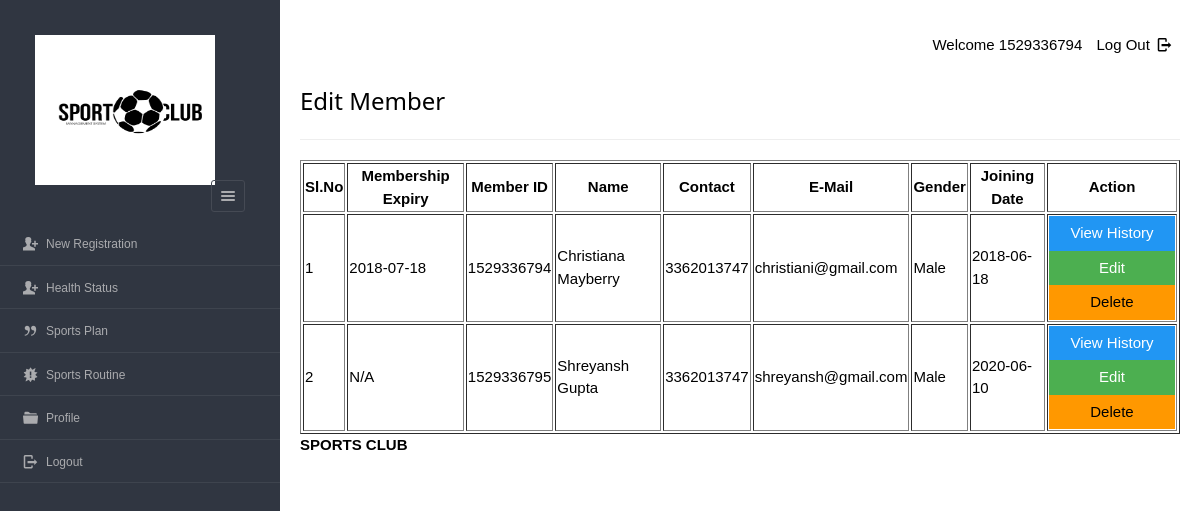
Page /dashboard/user/view_mem.php (signed in) on the earlier database version.
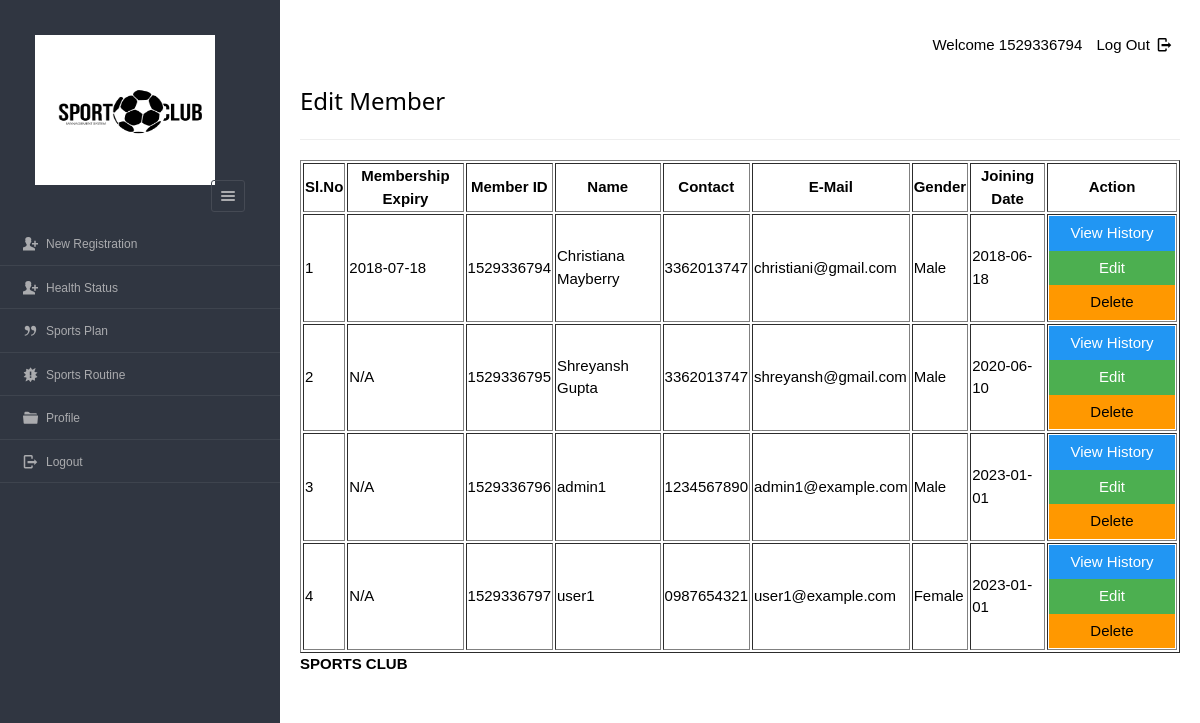
Same page on the later database version.
### tables this page shows
CREATE TABLE `enrolls_to` (
`et_id` int(5) NOT NULL AUTO_INCREMENT,
`pid` varchar(8),
`uid` varchar(20),
`paid_date` varchar(15),
`expire` varchar(15),
`renewal` varchar(15),
PRIMARY KEY (`et_id`) USING BTREE,
INDEX `user_ID`(`uid`) USING BTREE,
INDEX `plan_ID_idx`(`pid`) USING BTREE,
CONSTRAINT `plan_ID` FOREIGN KEY (`pid`) REFERENCES `plan` (`pid`) ON DELETE NO ACTION ON UPDATE NO ACTION,
CONSTRAINT `user_ID` FOREIGN KEY (`uid`) REFERENCES `users` (`userid`) ON DELETE CASCADE ON UPDATE NO ACTION
);

CREATE TABLE `users`(
`id` int(11) NOT NULL AUTO_INCREMENT,
`userid` varchar(20),
`username` varchar(40),
`gender` varchar(8),
`mobile` varchar(20),
`email` varchar(20),
`dob` varchar(10),
`joining_date` varchar(10),
PRIMARY KEY (`id`) USING BTREE,
UNIQUE INDEX `email`(`email`) USING BTREE,
INDEX `userid`(`userid`) USING BTREE
);

### dashboard/user/view_mem.php (the view, shortened to what this page needs)
<?php
require '../../include/db_conn.php';
?>
<!DOCTYPE html>
<html lang="en">
<head>
    <link rel="stylesheet" href="../../css/style.css" id="style-resource-5">
    <link rel="stylesheet" href="../../css/dashMain.css">
    <link rel="stylesheet" type="text/css" href="../../css/entypo.css">
    <link href="a1style.css" rel="stylesheet" type="text/css">
</head>
<body class="page-body page-fade" onload="collapseSidebar()">
    <div class="page-container sidebar-collapsed" id="navbarcollapse">
        <div class="sidebar-menu">
            <header class="logo-env">
                <div class="logo">
                    <a href="main.php">
                        <img src="logo1.png" alt="" width="192" height="80" />
                    </a>
                </div>
                <div class="sidebar-collapse" onclick="collapseSidebar()">
                    <a href="#" class="sidebar-collapse-icon with-animation">
                        <i class="entypo-menu"></i>
                    </a>
                </div>
            </header>
            <?php include('nav.php'); ?>
        </div>
        <div class="main-content">
            <div class="row">
                <div class="col-md-6 col-sm-8 clearfix"></div>
                <div class="col-md-6 col-sm-4 clearfix hidden-xs">
                    <ul class="list-inline links-list pull-right">
                        <li>Welcome <?php echo $_SESSION['full_name']; ?></li>
                        <li>
                            <a href="logout.php">
                                Log Out <i class="entypo-logout right"></i>
                            </a>
                        </li>
                    </ul>
                </div>
            </div>
            <h3>Edit Member</h3>
            <hr />
            <table class="table table-bordered datatable" id="table-1" border=1>
                <thead>
                    <tr><h2>
                        <th>Sl.No</th>
                        <th>Membership Expiry</th>
                        <th>Member ID</th>
                        <th>Name</th>
                        <th>Contact</th>
                        <th>E-Mail</th>
                        <th>Gender</th>
                        <th>Joining Date</th>
                        <th>Action</th></h2>
                    </tr>
                </thead>
                <tbody>
                    <?php
                    $query = "SELECT u.*, e.expire
                              FROM users u
                              LEFT JOIN enrolls_to e ON u.userid = e.uid AND e.renewal = 'yes'
                              ORDER BY u.joining_date";
                    $result = mysqli_query($con, $query);
                    $sno = 1;
                    if (mysqli_affected_rows($con) != 0) {
                        while ($row = mysqli_fetch_array($result, MYSQLI_ASSOC)) {
                            echo "<tr><td>".$sno."</td>";
                            echo "<td>" . ($row['expire'] ? $row['expire'] : 'N/A') . "</td>";
                            echo "<td>" . $row['userid'] . "</td>";
                            echo "<td>" . $row['username'] . "</td>";
                            echo "<td>" . $row['mobile'] . "</td>";
                            echo "<td>" . $row['email'] . "</td>";
                            echo "<td>" . $row['gender'] . "</td>";
                            echo "<td>" . $row['joining_date'] ."</td>";
                            echo "<td>
                                    <form action='read_member.php' method='post'>
                                        <input type='hidden' name='name' value='" . $row['userid'] . "'/>
                                        <input type='submit' class='a1-btn a1-blue' id='button1' value='View History ' class='btn btn-info'/>
                                    </form>
                                    <form action='edit_member.php' method='post'>
                                        <input type='hidden' name='name' value='" . $row['userid'] . "'/>
                                        <input type='submit' class='a1-btn a1-green' id='button1' value='Edit' class='btn btn-warning'/>
                                    </form>
                                    <form action='del_member.php' method='post' onsubmit='return ConfirmDelete()'>
                                        <input type='hidden' name='name' value='" . $row['userid'] . "'/>
                                        <input type='submit' value='Delete' width='20px' id='button1' class='a1-btn a1-orange'/>
                                    </form>
                                  </td></tr>";
                            $sno++;
                        }
                    }
                    ?>
                </tbody>
            </table>
            <?php include('footer.php'); ?>
        </div>
    </body>
</html>

Differences in the rows shown:
added users: shows "N/A", userid "1529336796", username "admin1", mobile "1234567890", email "admin1@example.com", gender "Male", joining_date "2023-01-01"
added users: shows "N/A", userid "1529336797", username "user1", mobile "0987654321", email "user1@example.com", gender "Female", joining_date "2023-01-01"
